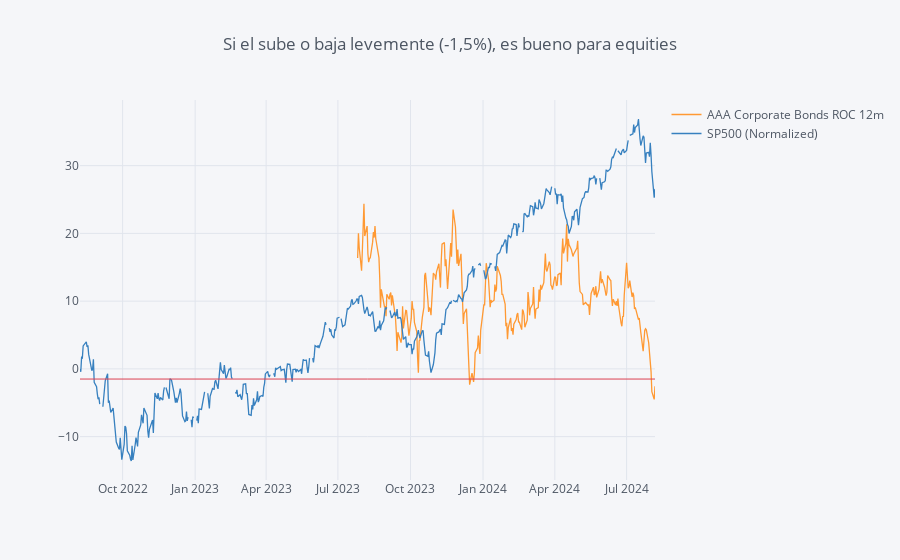

Notebook code cell kept with this figure:
### Code cell
# Modelo 2: Dow Jones 20 Bond Index 12-Month ROC
df_2 = {}
df_2['AAA Corporate Bonds'] = fred.get_series(series_id='DAAA',observation_start=start_date)
# Considerando que los datos son diarios, 12 meses ≈ 252 días hábiles
df_2['AAA Corporate Bonds ROC 12m'] = df_2['AAA Corporate Bonds'].pct_change(periods=252) * 100
df_2['SP500'] = df['SP500'].copy()
df_2['SP500 (Normalized)'] = df['SP500 (Normalized)'].copy()
df_2 = pd.DataFrame(df_2)

df_2[['AAA Corporate Bonds ROC 12m','SP500 (Normalized)',]].iplot(kind='scatter', title = 'Si el sube o baja levemente (-1,5%), es bueno para equities', hline=-1.5)

### Figure 1 — Plotly figure (JSON) as saved in the notebook; plotly's stock layout.template omitted (floating-point values rounded to 4 significant figures; data arrays with more than 128 entries replaced by an {"elided": "..."} marker saying what was removed)
{"data": [{"line": {"color": "rgba(255, 153, 51, 1.0)", "dash": "solid", "shape": "linear", "width": 1.3}, "mode": "lines", "name": "AAA Corporate Bonds ROC 12m", "text": "", "type": "scatter", "x": {"elided": "522 str values"}, "y": {"elided": "522 mixed values"}}, {"line": {"color": "rgba(55, 128, 191, 1.0)", "dash": "solid", "shape": "linear", "width": 1.3}, "mode": "lines", "name": "SP500 (Normalized)", "text": "", "type": "scatter", "x": {"elided": "522 str values"}, "y": {"elided": "522 mixed values"}}], "layout": {"legend": {"bgcolor": "#F5F6F9", "font": {"color": "#4D5663"}}, "paper_bgcolor": "#F5F6F9", "plot_bgcolor": "#F5F6F9", "shapes": [{"line": {"color": "#db4052", "dash": "solid", "width": 1}, "type": "line", "x0": 0, "x1": 1, "xref": "paper", "y0": -1.5, "y1": -1.5, "yref": "y"}], "title": "Si el sube o baja levemente (-1,5%), es bueno para equities", "titlefont": {"color": "#4D5663"}, "xaxis": {"gridcolor": "#E1E5ED", "showgrid": true, "tickfont": {"color": "#4D5663"}, "title": "", "titlefont": {"color": "#4D5663"}, "zerolinecolor": "#E1E5ED"}, "yaxis": {"gridcolor": "#E1E5ED", "showgrid": true, "tickfont": {"color": "#4D5663"}, "title": "", "titlefont": {"color": "#4D5663"}, "zerolinecolor": "#E1E5ED"}}}
